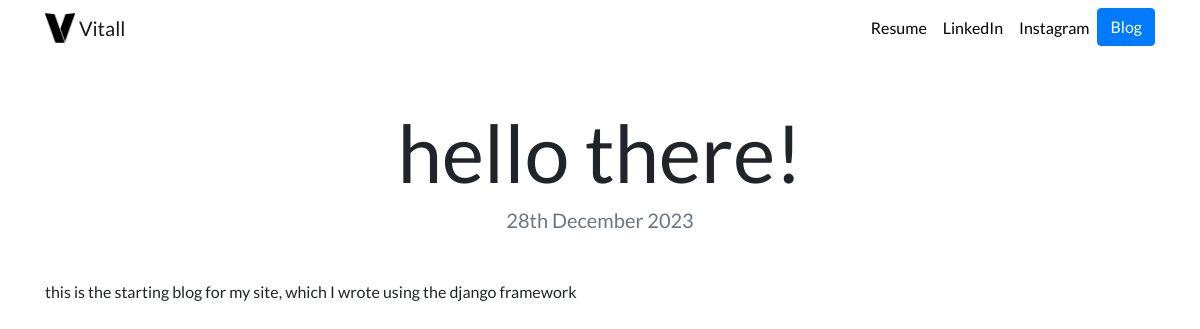
Page /blog/1/ on the committed database.
### blog/models.py (models this page shows, shortened)
class Blog(models.Model):
    title = models.CharField(max_length=200)
    description = models.TextField()
    date = models.DateField()

### blog/views.py (the view)
# urls.py: path('<int:blog_id>/', views.detail, name='detail'),
def detail(request, blog_id):
    blog = get_object_or_404(Blog, pk=blog_id)
    return render(request, 'blog/detail.html',{'blog':blog})

### blog/templates/blog/detail.html
{% extends "portfolio/base.html" %}
{% load static %}
{% block content %}
<h1 class="text-center mt-5" id="blogdetailtitle">{{ blog.title }}</h1>
<h5 class="text-center text-muted mb-5">{{ blog.date|date:'jS F Y' }}</h5>
{{ blog.description|safe }}
{% endblock %}

### portfolio/static/portfolio/custom.css (style rules this page uses)
body { font-family: 'Lato', sans-serif; }
@media (min-width: 992px) { #blogdetailtitle { font-size: 5rem; } }

### rows in the picture
Blog: title "hello there!", date "28th December 2023", description "this is the starting blog for my site, which I wrote using the django framework"
